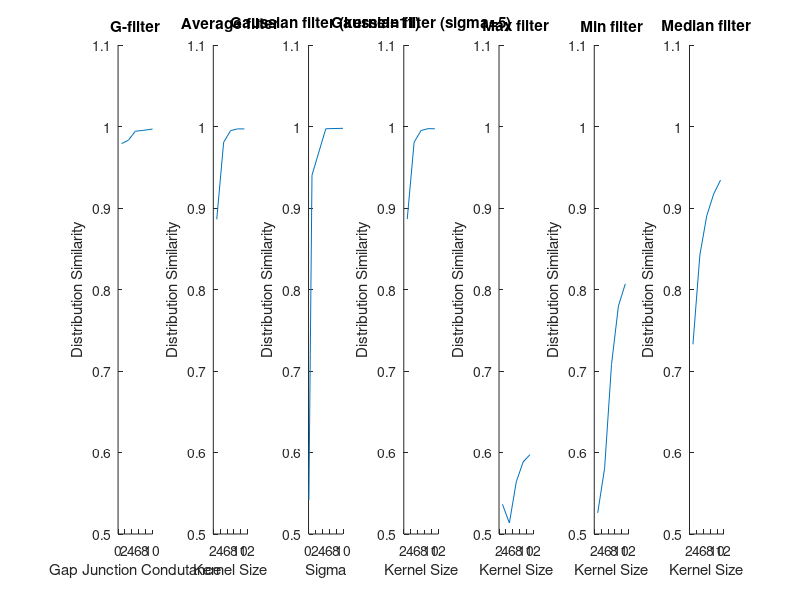

Source code (MATLAB):
clc;
clear;
Gaussian_k11_sim=[0.54178 0.720443 0.940275 0.997224 0.997787 ];
Gaussian_s5_sim=[0.886406 0.980759 0.995099 0.997333 0.997224 ];
Average_sim=[0.886194 0.980673 0.99486 0.997065 0.997053 ];
Max_sim_sim=[0.536388 0.513475 0.564004 0.588518 0.597461 ];
Min_sim_sim=[0.52588 0.580683 0.708061 0.779724 0.806977 ];
Median_sim=[0.732747 0.842256 0.89043 0.91712 0.934177 ];
G_sim=[0.9790 0.9832 0.9942 0.9951 0.9969];

% plot(G_sim,'r');
% hold on;
% plot(Average_sim,Color=[128, 0, 128]/255);
% hold on;
% plot(Gaussian_k11_sim,'b');
% hold on;
% 
% plot(Gaussian_s5_sim,'y');
% hold on;
% plot(Max_sim_sim,Color=[1 1 1]/5*2);
% hold on;
% plot(Min_sim_sim,Color=[1 1 1]/5*3);
% hold on;
% plot(Median_sim,Color=[1 1 1]/5*4);
% hold on;
% box off;
% xlabel('Parameter Size');
% ylabel('Distribution Similarity');
% legend('G-filter','Gaussian-kernerl=11','Gaussian-sigma=5','Average','Max','Min','Median');
figure(1);
subplot(1,7,1);
plot([1 3 5 7 10],G_sim);
box off;
xlabel('Gap Junction Condutance');
ylabel('Distribution Similarity');
title('G-filter');
ylim([0.5 1.1]);
subplot(1,7,2);
plot([3 5 7 9 11],Average_sim);
box off;
xlabel('Kernel Size');
ylabel('Distribution Similarity');
title('Average filter');
ylim([0.5 1.1]);
subplot(1,7,3);
plot([0.1 0.5 1 5 10],Gaussian_k11_sim);
box off;
xlabel('Sigma');
ylabel('Distribution Similarity');
title('Gaussian filter (kernel=11)');
ylim([0.5 1.1]);
subplot(1,7,4);
plot([3 5 7 9 11],Gaussian_s5_sim);
box off;
xlabel('Kernel Size');
ylabel('Distribution Similarity');
title('Gaussian filter (sigma=5)');
ylim([0.5 1.1]);
subplot(1,7,5);
plot([3 5 7 9 11],Max_sim_sim);
box off;
xlabel('Kernel Size');
ylabel('Distribution Similarity');
title('Max filter');
ylim([0.5 1.1]);
subplot(1,7,6);
plot([3 5 7 9 11],Min_sim_sim);
box off;
xlabel('Kernel Size');
ylabel('Distribution Similarity');
title('Min filter');
ylim([0.5 1.1]);
subplot(1,7,7);
plot([3 5 7 9 11],Median_sim);
box off;
xlabel('Kernel Size');
ylabel('Distribution Similarity');
title('Median filter');
ylim([0.5 1.1]);

